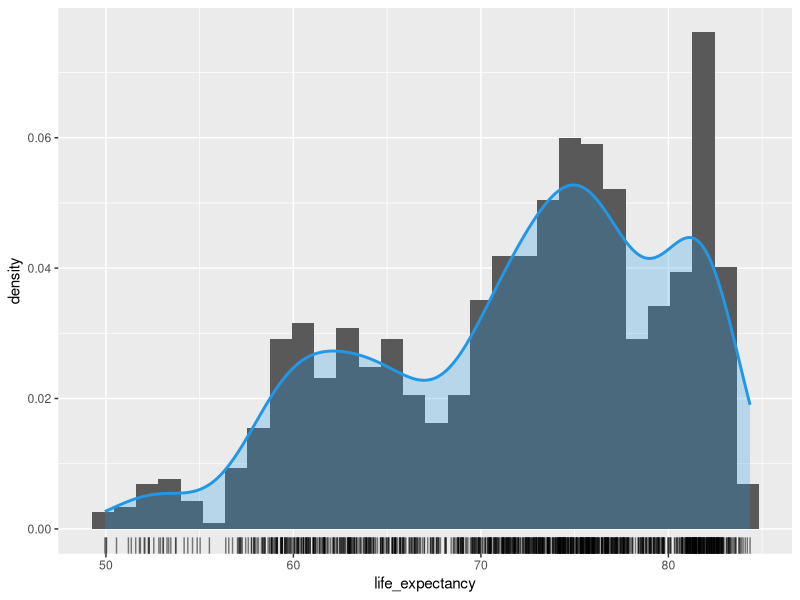

Write the R code that produced this figure.
## ---- chunk 1
library(tidyverse)
## ---- chunk 2
# Limpa area de trabalho
rm(list=ls())

# Carrega os dados em uma tabela
owid <- read_delim("data/owid.csv", delim = ",", col_names = TRUE)
## ---- chunk 3
str(owid)
## ---- chunk 4
summary(owid)

# print("Posição dos dados faltantes:")
which(is.na(owid))

## ---- chunk 5
ggplot(owid, aes(x = life_expectancy)) +
  geom_histogram(aes(y = after_stat(density))) +
  # adiciona linha de densidade estimada (suavização)
  geom_density(lwd = 1, colour = 4,
               fill = 4, alpha = 0.25) +
  # adiciona dispersão unidimensional de `mpg`
  geom_rug(alpha = 0.5)
## ---- chunk 6
